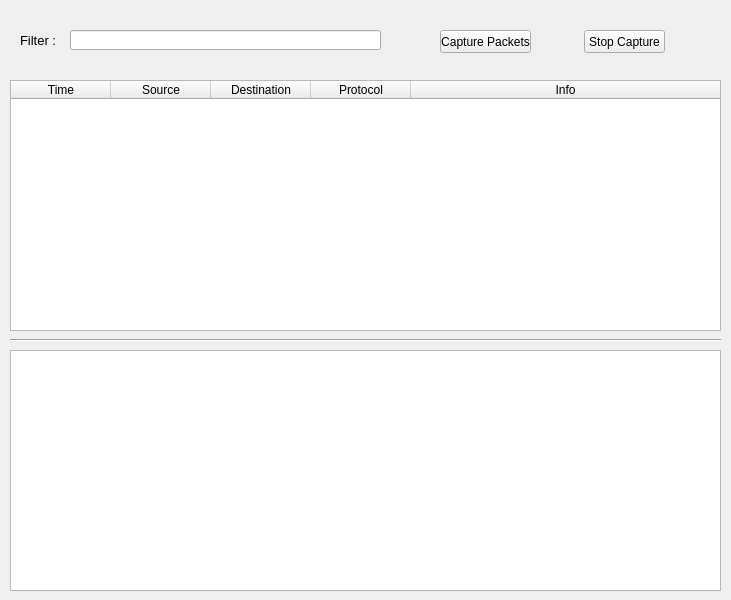
<?xml version="1.0" encoding="UTF-8"?>
<ui version="4.0">
 <class>MainWindow</class>
 <widget class="QMainWindow" name="MainWindow">
  <property name="geometry">
   <rect>
    <x>0</x>
    <y>0</y>
    <width>731</width>
    <height>600</height>
   </rect>
  </property>
  <property name="minimumSize">
   <size>
    <width>731</width>
    <height>600</height>
   </size>
  </property>
  <property name="maximumSize">
   <size>
    <width>731</width>
    <height>600</height>
   </size>
  </property>
  <property name="windowTitle">
   <string>Packet Monitoring Tool</string>
  </property>
  <widget class="QWidget" name="centralwidget">
   <widget class="QTableWidget" name="tableWidget">
    <property name="geometry">
     <rect>
      <x>10</x>
      <y>80</y>
      <width>711</width>
      <height>251</height>
     </rect>
    </property>
    <property name="minimumSize">
     <size>
      <width>711</width>
      <height>251</height>
     </size>
    </property>
    <property name="maximumSize">
     <size>
      <width>711</width>
      <height>251</height>
     </size>
    </property>
    <property name="editTriggers">
     <set>QAbstractItemView::NoEditTriggers</set>
    </property>
    <property name="alternatingRowColors">
     <bool>true</bool>
    </property>
    <property name="selectionMode">
     <enum>QAbstractItemView::SingleSelection</enum>
    </property>
    <property name="selectionBehavior">
     <enum>QAbstractItemView::SelectRows</enum>
    </property>
    <attribute name="horizontalHeaderVisible">
     <bool>true</bool>
    </attribute>
    <attribute name="horizontalHeaderCascadingSectionResizes">
     <bool>false</bool>
    </attribute>
    <attribute name="horizontalHeaderDefaultSectionSize">
     <number>100</number>
    </attribute>
    <attribute name="horizontalHeaderStretchLastSection">
     <bool>true</bool>
    </attribute>
    <attribute name="verticalHeaderVisible">
     <bool>true</bool>
    </attribute>
    <column>
     <property name="text">
      <string>Time</string>
     </property>
    </column>
    <column>
     <property name="text">
      <string>Source</string>
     </property>
    </column>
    <column>
     <property name="text">
      <string>Destination</string>
     </property>
    </column>
    <column>
     <property name="text">
      <string>Protocol</string>
     </property>
    </column>
    <column>
     <property name="text">
      <string>Info</string>
     </property>
    </column>
   </widget>
   <widget class="QPushButton" name="captureBtn">
    <property name="geometry">
     <rect>
      <x>440</x>
      <y>30</y>
      <width>91</width>
      <height>23</height>
     </rect>
    </property>
    <property name="text">
     <string>Capture Packets</string>
    </property>
   </widget>
   <widget class="QPushButton" name="stopBtn">
    <property name="geometry">
     <rect>
      <x>584</x>
      <y>30</y>
      <width>81</width>
      <height>23</height>
     </rect>
    </property>
    <property name="text">
     <string>Stop Capture</string>
    </property>
   </widget>
   <widget class="Line" name="line">
    <property name="geometry">
     <rect>
      <x>10</x>
      <y>330</y>
      <width>711</width>
      <height>21</height>
     </rect>
    </property>
    <property name="orientation">
     <enum>Qt::Horizontal</enum>
    </property>
   </widget>
   <widget class="QTextBrowser" name="textBrowser">
    <property name="geometry">
     <rect>
      <x>10</x>
      <y>350</y>
      <width>711</width>
      <height>241</height>
     </rect>
    </property>
    <property name="documentTitle">
     <string/>
    </property>
    <property name="textInteractionFlags">
     <set>Qt::LinksAccessibleByKeyboard|Qt::LinksAccessibleByMouse|Qt::TextBrowserInteraction|Qt::TextSelectableByKeyboard|Qt::TextSelectableByMouse</set>
    </property>
   </widget>
   <widget class="QLabel" name="label">
    <property name="geometry">
     <rect>
      <x>20</x>
      <y>30</y>
      <width>41</width>
      <height>20</height>
     </rect>
    </property>
    <property name="font">
     <font>
      <pointsize>10</pointsize>
     </font>
    </property>
    <property name="text">
     <string>Filter :</string>
    </property>
    <property name="buddy">
     <cstring>filterLineEdit</cstring>
    </property>
   </widget>
   <widget class="QLineEdit" name="filterLineEdit">
    <property name="geometry">
     <rect>
      <x>70</x>
      <y>30</y>
      <width>311</width>
      <height>20</height>
     </rect>
    </property>
   </widget>
  </widget>
 </widget>
 <tabstops>
  <tabstop>filterLineEdit</tabstop>
  <tabstop>captureBtn</tabstop>
  <tabstop>stopBtn</tabstop>
  <tabstop>tableWidget</tabstop>
  <tabstop>textBrowser</tabstop>
 </tabstops>
 <resources/>
 <connections/>
</ui>
